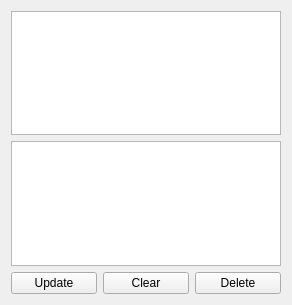
<?xml version="1.0" encoding="UTF-8"?>
<ui version="4.0">
 <author>Jim Morris</author>
 <class>TraceForm</class>
 <widget class="QWidget" name="TraceForm">
  <property name="geometry">
   <rect>
    <x>0</x>
    <y>0</y>
    <width>292</width>
    <height>305</height>
   </rect>
  </property>
  <layout class="QGridLayout" name="gridLayout">
   <item row="0" column="0" colspan="3">
    <widget class="QTableWidget" name="traceTable">
     <property name="columnCount">
      <number>2</number>
     </property>
     <attribute name="horizontalHeaderVisible">
      <bool>false</bool>
     </attribute>
     <attribute name="verticalHeaderVisible">
      <bool>false</bool>
     </attribute>
     <column/>
     <column/>
    </widget>
   </item>
   <item row="1" column="0" colspan="3">
    <widget class="QListWidget" name="traceList"/>
   </item>
   <item row="2" column="0">
    <widget class="QPushButton" name="load">
     <property name="text">
      <string>Update</string>
     </property>
    </widget>
   </item>
   <item row="2" column="1">
    <widget class="QPushButton" name="clear">
     <property name="text">
      <string>Clear</string>
     </property>
    </widget>
   </item>
   <item row="2" column="2">
    <widget class="QPushButton" name="del">
     <property name="text">
      <string>Delete</string>
     </property>
    </widget>
   </item>
  </layout>
  <action name="actionQuit">
   <property name="text">
    <string>Quit</string>
   </property>
  </action>
 </widget>
 <resources/>
 <connections/>
</ui>
